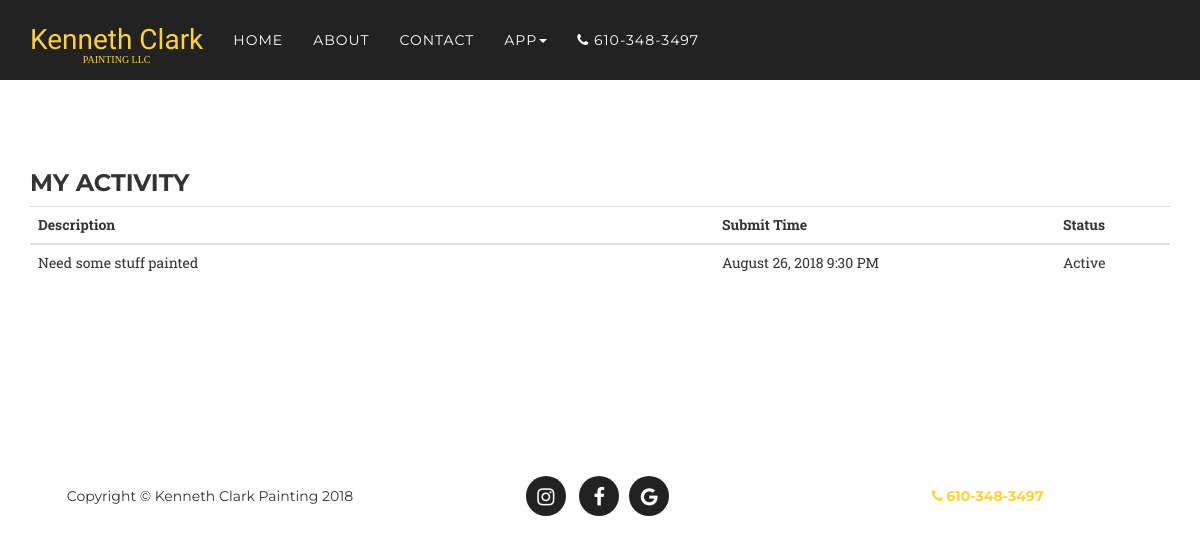
Before: /activity (signed in) with the older database file.
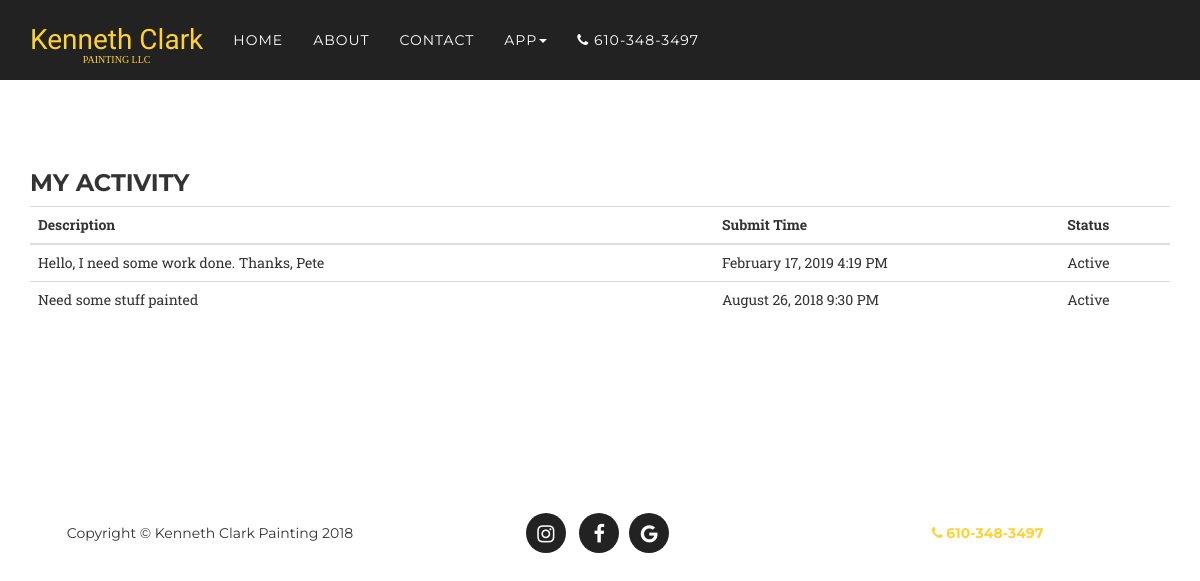
After: the same page with the newer database file.
### app/models.py (models this page shows, shortened)
class QuoteRequests(db.Model):
	__tablename__ = 'QuoteRequests'
	id = db.Column(db.Integer, primary_key=True)
	customer = db.Column(db.String(120), index=True, unique=False)
	email = db.Column(db.String(120), index=True, unique=False)
	submit_time = db.Column(db.DateTime)
	street = db.Column(db.String(120), unique=False)
	city = db.Column(db.String(120), unique=False)
	state = db.Column(db.String(120), unique=False)
	zip_code = db.Column(db.String(20), unique=False)
	phone = db.Column(db.String(20), unique=False)
	time_requested = db.Column(db.String(120), unique=False)
	description = db.Column(db.String(240), unique=False)
	status = db.Column(db.String(120), unique=False)
	paid = db.Column(db.Boolean)
	complete = db.Column(db.Boolean)
	misc = db.Column(db.String(200), unique=False)
	stripe_id = db.Column(db.String(120), unique=False)
	job = db.relationship('JobData', backref='data', lazy='dynamic')
	notes = db.relationship('JobNote', backref='data', lazy='dynamic')
	user_id = db.Column(db.Integer, db.ForeignKey('User.id'))
	custom_message = db.Column(db.Text, unique=False)
	custom_message_html = db.Column(db.Text)

### app/main/routes.py (the view)
@bp.route('/activity', methods=['GET'])
@login_required
def activity():
	q_requests = current_user.quote_request.order_by(QuoteRequests.id.desc()).all()
	return render_template('activity.html', quoteRequests=q_requests)

### app/models.py (called while the page is built)
@login.user_loader
def load_user(id):
	return User.query.get(int(id))

	def has_access(self, level):
		return self.role is not None and \
			self.role == level

### app/templates/activity.html
{% extends 'base.html' %}
{% block app_content %}
<section>
{% if quoteRequests|length > 0 %}
		<div class='container quote-table'>
			<h3>My Activity</h3>
			<table class="table table-hover table-responsive btn-table">
				<tr>
					<th>
						<b>Description</b>
					</th>
					<th>
						<b>Submit Time</b>
					</th>
					<th>
						Status
					</th>
				</tr>
				<tbody>
					{% for quote in quoteRequests %}
						{% include '_activity.html' %}
					{% endfor %}
				</tbody>
			</table>
		{% else %}
		<div class="container">
			<h3>No Activity</h3>
		</div>
		{% endif %}
	</div>
</section>
{% endblock %}

### app/templates/_activity.html
<tr>
	<td width='60%'>
		{{ quote.description }}
	</td>
	<td>{{ moment(quote.submit_time).format('LLL') }}</td>
	<td>{{ quote.status }}</td>
</tr>

Changed rows visible on the page:
added QuoteRequests: description "Hello, I need some work done. Thanks, Pete", submit_time "February 17, 2019 4:19 PM", status "Active"
